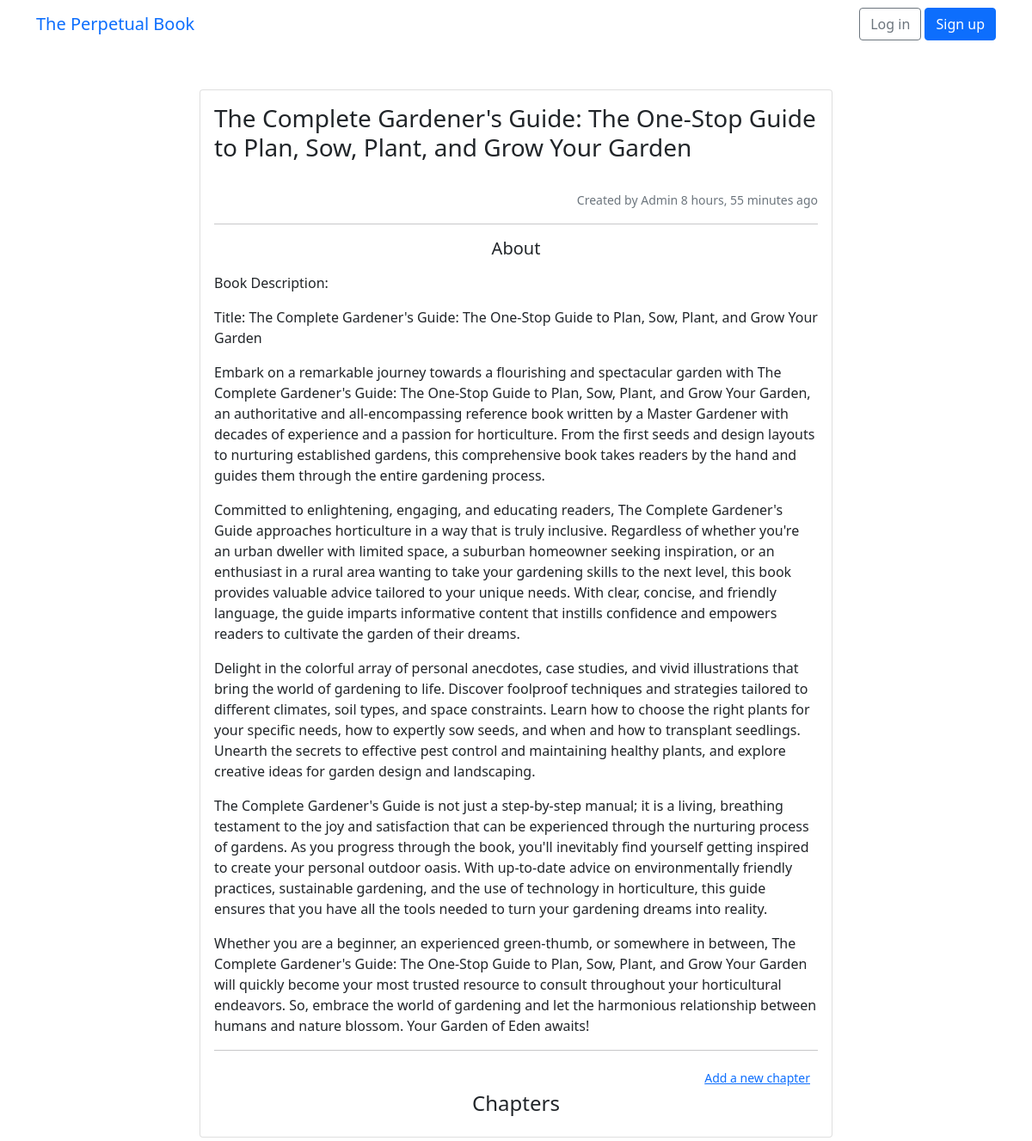
The page /books/27 on the database as committed earlier.
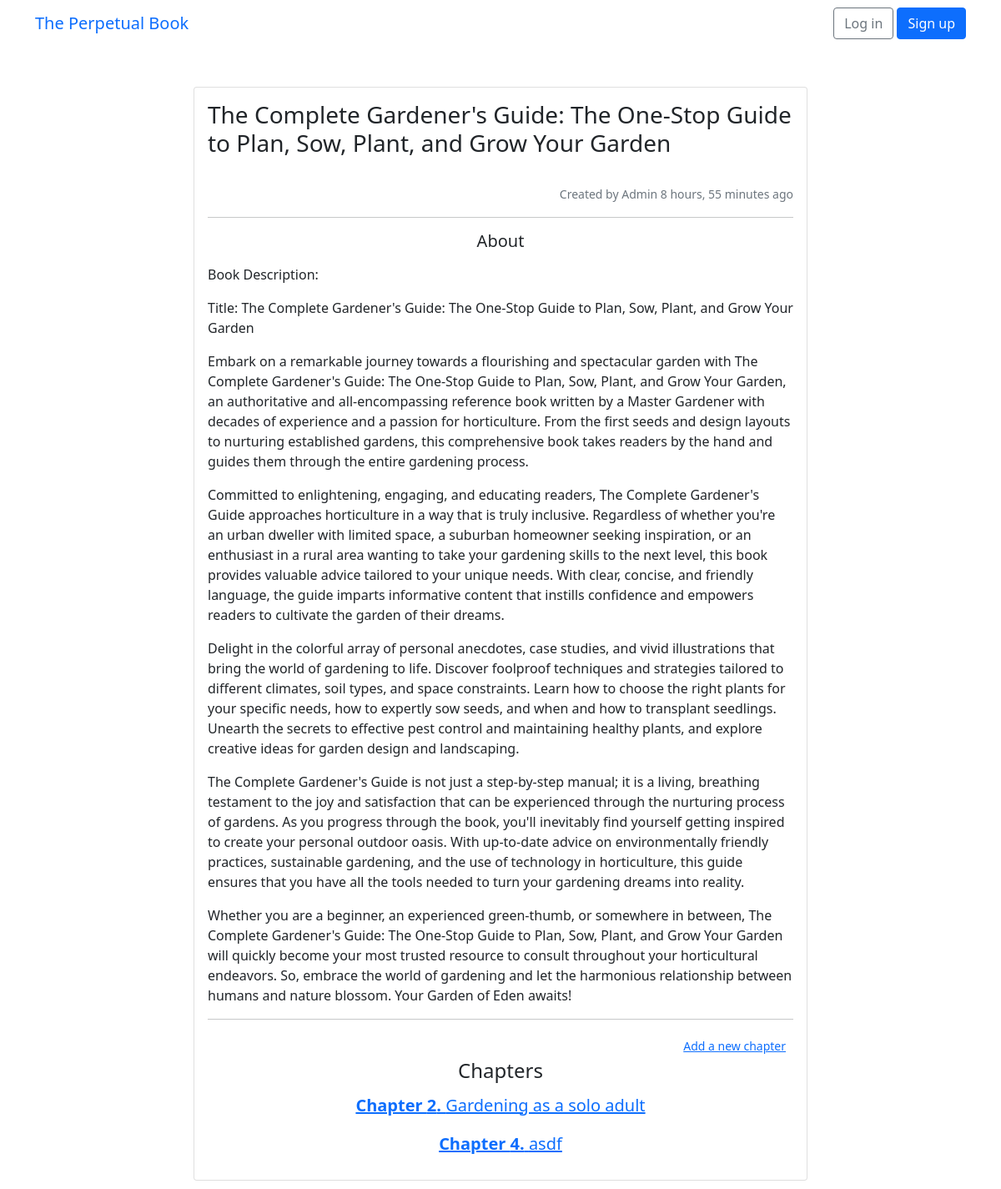
The same page on the database as committed later.
### books/models.py (models this page shows)
class Chapter(models.Model):
    chapter_number = models.IntegerField()
    title = models.CharField(max_length=1024)
    gpt_name = models.CharField(max_length=1024)
    chapter_prompt = models.TextField()
    content = models.TextField()
    revise_prompt = models.TextField(blank=True)
    revised_content = models.TextField(blank=True)
    created_at = models.DateTimeField(default=timezone.now)
    created_by = models.ForeignKey(User, on_delete=models.SET_NULL, null=True, blank=True)
    updated_at = models.DateTimeField(null=True, blank=True)
    updated_by = models.ForeignKey(User, on_delete=models.SET_NULL, null=True, blank=True, related_name="updated_chapters")
    book = models.ForeignKey(Book, on_delete=models.CASCADE)

### books/views.py (the view)
# urls.py: path('books/<int:pk>', views.BookView.as_view(), name="browse_book"),
class BookView(DetailView):
    model = Book
    template_name = "browse_book.html"

### templates/browse_book.html (shortened to what this page needs)
{% extends 'base.html' %}
{% block content %}
<div class="row justify-content-center">
    <div class="col-lg-8 col-md-10 col-sm-12">
        <div class="card mb-4">
            <div class="card-body">
                <h3 class="card-title">{{ object.title }}</h3> <br/>
                <p class="card-text text-end text-muted">
                    <small>
                        Created by {{ object.created_by.username|title }} {{ object.created_at|timesince }} ago <br/>
                    </small>
                </p>
                <hr/>
                <h5 class="text-center">About</h5>
                <p class="text-justify">{{ object.description|linebreaks }}</p>
                <hr/>
                <div class="text-end">
                    <a href="{% url 'new_chapter' object.id %}?next={{ request.path|urlencode }}" class="btn btn-link btn-sm">Add a new chapter</a>
                </div>
                <h4 class="text-center">Chapters</h4>
                {% for chapter in object.chapter_set.all|dictsort:"chapter_number" %}
                    <div class="text-center">
                        <a class="btn btn-link" data-bs-toggle="collapse" href="#chapter{{ chapter.chapter_number }}-collapse" role="button" aria-expanded="false" aria-controls="chapter{{ chapter.chapter_number }}-collapse">
                            <h5><strong>Chapter {{ chapter.chapter_number }}.</strong> {{ chapter.title }}</h5>
                        </a>
                    </div>
                {% endfor %}
            </div>
        </div>
    </div>
</div>
{% endblock %}

Rows that differ between the two databases and show on the page:
added Chapter: chapter_number "2", title "Gardening as a solo adult"
added Chapter: chapter_number "4", title "asdf"
